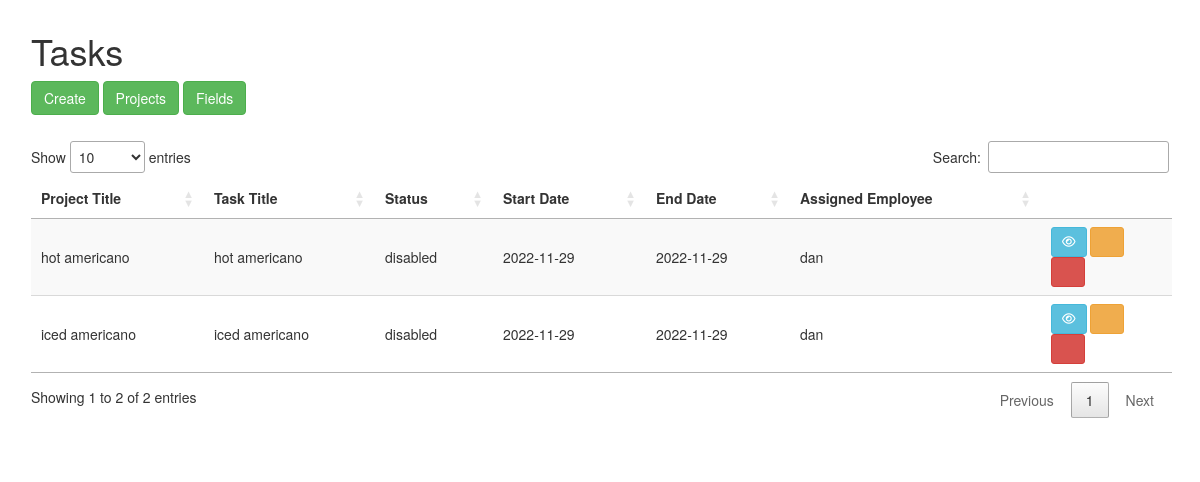
Page /projects/tasks.php on the committed database.
### tables this page shows
CREATE TABLE `projects` (
  `project_id` int(6) NOT NULL,
  `project_title` varchar(15) NOT NULL,
  `project_status` varchar(100) NOT NULL,
  `project_start` date DEFAULT NULL,
  `project_end` date DEFAULT NULL,
  `project_details` varchar(100) DEFAULT NULL,
  `project_summary` varchar(100) DEFAULT NULL
);

CREATE TABLE `tasks` (
  `id` int(6) NOT NULL,
  `project_id` int(6) NOT NULL,
  `assign_user` varchar(64) DEFAULT NULL,
  `task_title` varchar(15) NOT NULL,
  `task_status` varchar(100) NOT NULL,
  `task_start` date DEFAULT NULL,
  `task_end` date DEFAULT NULL,
  `task_details` varchar(100) DEFAULT ''
);

### projects/tasks.php (the view, shortened to what this page needs)
<?php
    include "./header.php";
    ?>
<div class="col-lg-12">
<div class="row">
  <div class="col-lg-12">
    <section class="panel" style="box-shadow: none;">
      <header class="panel-heading">
        <h1>Tasks</h1>
        <button type="button" class="btn btn-success" data-toggle="modal" data-target="#exampleModal" >Create</button>
                        <?php
                        $conn = connect_to_database();
                           $sql1 = "SELECT * FROM projects";
                           $result1 = $conn->query($sql1);
              ?>
          <a href="?page=projects" class="btn btn-success">Projects</a>
          <a href="?page=fields" class="btn btn-success">Fields</a>
      </header>
      <div class="panel-body">
        <table id="service_table" class="display">
          <thead>
            <tr>
              <th>Project Title</th>
              <th>Task Title</th>
              <th>Status</th>
              <th>Start Date</th>
              <th>End Date</th>
              <th>Assigned Employee</th>
              <th></th>
            </tr>
          </thead>
          <tbody>
          <?php
          $conn = connect_to_database();
          $sql = "SELECT * FROM tasks";
          $result = $conn->query($sql);
          foreach ($result as $a) {
            $id = $a['project_id'];
            $sql1 = "SELECT * FROM projects WHERE project_id='$id' ";
            $result1 = $conn->query($sql1);
            foreach ($result1 as $b) {
            ?>
              <tr>
                <td><?php echo $b['project_title'] ?></td>
                <td><?php echo $a['task_title'] ?></td>
                <td><?php echo $a['task_status'] ?></td>
                <td><?php echo $a['task_start'] ?></td>
                <td><?php echo $a['task_end'] ?></td>
                <td><?php echo $a['assign_user'] ?></td>
                <td>
                  <a class="fa fa-eye btn btn-info btn-sm" href="details_tasks.php?id=<?php echo $a['id'] ?>"></a>
                  <a class="fa fa-pencil btn btn-warning btn-sm" href="edit_tasks.php?id=<?php echo $a['id'] ?>"></a>
                  <a class="fa fa-trash btn btn-danger btn-sm" href="delete_tasks.php?id=<?php echo $a['id'] ?>"></a>
                </td>
              </tr>
            <?php
            }
              }
            ?>
          </tbody>
        </table>
      </div>
    </section>
  </div>
</div>
</div>

### projects/public/css/dt-sidebar.css (style rules this page uses)
body { overflow-x: hidden; }

### rows in the picture
tasks: task_title "hot americano", task_status "disabled", task_start "2022-11-29", task_end "2022-11-29", assign_user "dan"
projects: project_title "hot americano"
tasks: task_title "iced americano", task_status "disabled", task_start "2022-11-29", task_end "2022-11-29", assign_user "dan"
projects: project_title "iced americano"
